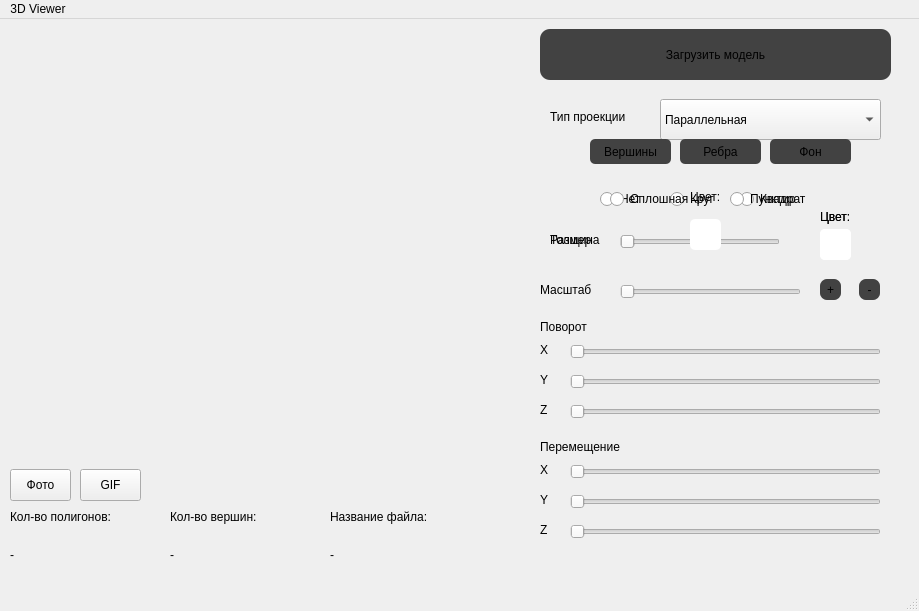
<?xml version="1.0" encoding="UTF-8"?>
<ui version="4.0">
 <class>MainWindow</class>
 <widget class="QMainWindow" name="MainWindow">
  <property name="geometry">
   <rect>
    <x>0</x>
    <y>0</y>
    <width>919</width>
    <height>611</height>
   </rect>
  </property>
  <property name="sizePolicy">
   <sizepolicy hsizetype="Minimum" vsizetype="Minimum">
    <horstretch>0</horstretch>
    <verstretch>0</verstretch>
   </sizepolicy>
  </property>
  <property name="windowTitle">
   <string>3D Viewer</string>
  </property>
  <widget class="QWidget" name="centralwidget">
   <property name="sizePolicy">
    <sizepolicy hsizetype="Fixed" vsizetype="Fixed">
     <horstretch>0</horstretch>
     <verstretch>0</verstretch>
    </sizepolicy>
   </property>
   <widget class="GLWidget" name="openGLWidget" native="true">
    <property name="geometry">
     <rect>
      <x>10</x>
      <y>10</y>
      <width>511</width>
      <height>431</height>
     </rect>
    </property>
    <property name="sizePolicy">
     <sizepolicy hsizetype="Fixed" vsizetype="Fixed">
      <horstretch>0</horstretch>
      <verstretch>0</verstretch>
     </sizepolicy>
    </property>
   </widget>
   <widget class="QPushButton" name="loadModelButton">
    <property name="geometry">
     <rect>
      <x>540</x>
      <y>10</y>
      <width>351</width>
      <height>51</height>
     </rect>
    </property>
    <property name="styleSheet">
     <string notr="true">border-radius: 10px;
background-color: #424242;</string>
    </property>
    <property name="text">
     <string>Загрузить модель</string>
    </property>
   </widget>
   <widget class="QLabel" name="filenameLabel">
    <property name="geometry">
     <rect>
      <x>330</x>
      <y>520</y>
      <width>191</width>
      <height>31</height>
     </rect>
    </property>
    <property name="text">
     <string>-</string>
    </property>
   </widget>
   <widget class="QLabel" name="edgesLabel">
    <property name="geometry">
     <rect>
      <x>10</x>
      <y>520</y>
      <width>151</width>
      <height>31</height>
     </rect>
    </property>
    <property name="text">
     <string>-</string>
    </property>
   </widget>
   <widget class="QLabel" name="verticesLabel">
    <property name="geometry">
     <rect>
      <x>170</x>
      <y>520</y>
      <width>151</width>
      <height>31</height>
     </rect>
    </property>
    <property name="text">
     <string>-</string>
    </property>
   </widget>
   <widget class="QLabel" name="labelTypeP">
    <property name="geometry">
     <rect>
      <x>550</x>
      <y>90</y>
      <width>91</width>
      <height>16</height>
     </rect>
    </property>
    <property name="text">
     <string>Тип проекции</string>
    </property>
   </widget>
   <widget class="QComboBox" name="projection_types">
    <property name="geometry">
     <rect>
      <x>660</x>
      <y>80</y>
      <width>221</width>
      <height>41</height>
     </rect>
    </property>
    <item>
     <property name="text">
      <string>Параллельная</string>
     </property>
    </item>
    <item>
     <property name="text">
      <string>Центральная</string>
     </property>
    </item>
   </widget>
   <widget class="QPushButton" name="verticesButton">
    <property name="geometry">
     <rect>
      <x>590</x>
      <y>120</y>
      <width>81</width>
      <height>25</height>
     </rect>
    </property>
    <property name="styleSheet">
     <string notr="true">background-color: #424242;
border-radius: 5px;</string>
    </property>
    <property name="text">
     <string>Вершины</string>
    </property>
   </widget>
   <widget class="QPushButton" name="edgesButton">
    <property name="geometry">
     <rect>
      <x>680</x>
      <y>120</y>
      <width>81</width>
      <height>25</height>
     </rect>
    </property>
    <property name="styleSheet">
     <string notr="true">background-color: #424242;
border-radius: 5px;</string>
    </property>
    <property name="text">
     <string>Ребра</string>
    </property>
   </widget>
   <widget class="QPushButton" name="backgroundButton">
    <property name="geometry">
     <rect>
      <x>770</x>
      <y>120</y>
      <width>81</width>
      <height>25</height>
     </rect>
    </property>
    <property name="styleSheet">
     <string notr="true">background-color: #424242;
border-radius: 5px;</string>
    </property>
    <property name="text">
     <string>Фон</string>
    </property>
   </widget>
   <widget class="QFrame" name="frameVertices">
    <property name="geometry">
     <rect>
      <x>530</x>
      <y>150</y>
      <width>351</width>
      <height>101</height>
     </rect>
    </property>
    <property name="frameShape">
     <enum>QFrame::NoFrame</enum>
    </property>
    <property name="frameShadow">
     <enum>QFrame::Raised</enum>
    </property>
    <widget class="QLabel" name="label_v">
     <property name="enabled">
      <bool>true</bool>
     </property>
     <property name="geometry">
      <rect>
       <x>20</x>
       <y>60</y>
       <width>58</width>
       <height>21</height>
      </rect>
     </property>
     <property name="text">
      <string>Размер</string>
     </property>
    </widget>
    <widget class="QRadioButton" name="noneVertices">
     <property name="enabled">
      <bool>true</bool>
     </property>
     <property name="geometry">
      <rect>
       <x>70</x>
       <y>20</y>
       <width>51</width>
       <height>20</height>
      </rect>
     </property>
     <property name="text">
      <string>Нет</string>
     </property>
    </widget>
    <widget class="QRadioButton" name="circleVertices">
     <property name="enabled">
      <bool>true</bool>
     </property>
     <property name="geometry">
      <rect>
       <x>140</x>
       <y>20</y>
       <width>51</width>
       <height>20</height>
      </rect>
     </property>
     <property name="text">
      <string>Круг</string>
     </property>
    </widget>
    <widget class="QRadioButton" name="squareVertices">
     <property name="enabled">
      <bool>true</bool>
     </property>
     <property name="geometry">
      <rect>
       <x>210</x>
       <y>20</y>
       <width>81</width>
       <height>20</height>
      </rect>
     </property>
     <property name="text">
      <string>Квадрат</string>
     </property>
    </widget>
    <widget class="QSlider" name="sizeVerticesSlider">
     <property name="enabled">
      <bool>true</bool>
     </property>
     <property name="geometry">
      <rect>
       <x>90</x>
       <y>60</y>
       <width>160</width>
       <height>25</height>
      </rect>
     </property>
     <property name="orientation">
      <enum>Qt::Horizontal</enum>
     </property>
    </widget>
    <widget class="QLabel" name="label_c_1">
     <property name="geometry">
      <rect>
       <x>290</x>
       <y>40</y>
       <width>41</width>
       <height>16</height>
      </rect>
     </property>
     <property name="text">
      <string>Цвет:</string>
     </property>
    </widget>
    <widget class="QPushButton" name="verticesColorButton">
     <property name="geometry">
      <rect>
       <x>290</x>
       <y>60</y>
       <width>31</width>
       <height>31</height>
      </rect>
     </property>
     <property name="styleSheet">
      <string notr="true">background-color: #ffffff;
border-radius: 5px;</string>
     </property>
     <property name="text">
      <string/>
     </property>
    </widget>
   </widget>
   <widget class="QSlider" name="rotateXSlider">
    <property name="enabled">
     <bool>true</bool>
    </property>
    <property name="geometry">
     <rect>
      <x>570</x>
      <y>320</y>
      <width>311</width>
      <height>25</height>
     </rect>
    </property>
    <property name="orientation">
     <enum>Qt::Horizontal</enum>
    </property>
   </widget>
   <widget class="QLabel" name="labelRotate">
    <property name="geometry">
     <rect>
      <x>540</x>
      <y>300</y>
      <width>58</width>
      <height>16</height>
     </rect>
    </property>
    <property name="text">
     <string>Поворот</string>
    </property>
   </widget>
   <widget class="QLabel" name="X_rotate">
    <property name="geometry">
     <rect>
      <x>540</x>
      <y>320</y>
      <width>16</width>
      <height>21</height>
     </rect>
    </property>
    <property name="text">
     <string>X</string>
    </property>
   </widget>
   <widget class="QLabel" name="Y_rotate">
    <property name="geometry">
     <rect>
      <x>540</x>
      <y>350</y>
      <width>16</width>
      <height>21</height>
     </rect>
    </property>
    <property name="text">
     <string>Y</string>
    </property>
   </widget>
   <widget class="QLabel" name="Z_rotate">
    <property name="geometry">
     <rect>
      <x>540</x>
      <y>380</y>
      <width>16</width>
      <height>21</height>
     </rect>
    </property>
    <property name="text">
     <string>Z</string>
    </property>
   </widget>
   <widget class="QSlider" name="rotateYSlider">
    <property name="enabled">
     <bool>true</bool>
    </property>
    <property name="geometry">
     <rect>
      <x>570</x>
      <y>350</y>
      <width>311</width>
      <height>25</height>
     </rect>
    </property>
    <property name="orientation">
     <enum>Qt::Horizontal</enum>
    </property>
   </widget>
   <widget class="QSlider" name="rotateZSlider">
    <property name="enabled">
     <bool>true</bool>
    </property>
    <property name="geometry">
     <rect>
      <x>570</x>
      <y>380</y>
      <width>311</width>
      <height>25</height>
     </rect>
    </property>
    <property name="orientation">
     <enum>Qt::Horizontal</enum>
    </property>
   </widget>
   <widget class="QSlider" name="translateYSlider">
    <property name="enabled">
     <bool>true</bool>
    </property>
    <property name="geometry">
     <rect>
      <x>570</x>
      <y>470</y>
      <width>311</width>
      <height>25</height>
     </rect>
    </property>
    <property name="orientation">
     <enum>Qt::Horizontal</enum>
    </property>
   </widget>
   <widget class="QSlider" name="translateXSlider">
    <property name="enabled">
     <bool>true</bool>
    </property>
    <property name="geometry">
     <rect>
      <x>570</x>
      <y>440</y>
      <width>311</width>
      <height>25</height>
     </rect>
    </property>
    <property name="orientation">
     <enum>Qt::Horizontal</enum>
    </property>
   </widget>
   <widget class="QLabel" name="Z_translate">
    <property name="geometry">
     <rect>
      <x>540</x>
      <y>500</y>
      <width>16</width>
      <height>21</height>
     </rect>
    </property>
    <property name="text">
     <string>Z</string>
    </property>
   </widget>
   <widget class="QLabel" name="X_translate">
    <property name="geometry">
     <rect>
      <x>540</x>
      <y>440</y>
      <width>16</width>
      <height>21</height>
     </rect>
    </property>
    <property name="text">
     <string>X</string>
    </property>
   </widget>
   <widget class="QLabel" name="labelRotate_2">
    <property name="geometry">
     <rect>
      <x>540</x>
      <y>420</y>
      <width>101</width>
      <height>16</height>
     </rect>
    </property>
    <property name="text">
     <string>Перемещение</string>
    </property>
   </widget>
   <widget class="QLabel" name="Y_translate">
    <property name="geometry">
     <rect>
      <x>540</x>
      <y>470</y>
      <width>16</width>
      <height>21</height>
     </rect>
    </property>
    <property name="text">
     <string>Y</string>
    </property>
   </widget>
   <widget class="QSlider" name="translateZSlider">
    <property name="enabled">
     <bool>true</bool>
    </property>
    <property name="geometry">
     <rect>
      <x>570</x>
      <y>500</y>
      <width>311</width>
      <height>25</height>
     </rect>
    </property>
    <property name="orientation">
     <enum>Qt::Horizontal</enum>
    </property>
   </widget>
   <widget class="QLabel" name="label">
    <property name="geometry">
     <rect>
      <x>10</x>
      <y>490</y>
      <width>121</width>
      <height>16</height>
     </rect>
    </property>
    <property name="text">
     <string>Кол-во полигонов:</string>
    </property>
   </widget>
   <widget class="QLabel" name="label_2">
    <property name="geometry">
     <rect>
      <x>170</x>
      <y>490</y>
      <width>121</width>
      <height>16</height>
     </rect>
    </property>
    <property name="text">
     <string>Кол-во вершин:</string>
    </property>
   </widget>
   <widget class="QLabel" name="label_3">
    <property name="geometry">
     <rect>
      <x>330</x>
      <y>490</y>
      <width>121</width>
      <height>16</height>
     </rect>
    </property>
    <property name="text">
     <string>Название файла:</string>
    </property>
   </widget>
   <widget class="QFrame" name="frameEdges">
    <property name="geometry">
     <rect>
      <x>530</x>
      <y>150</y>
      <width>351</width>
      <height>101</height>
     </rect>
    </property>
    <property name="frameShape">
     <enum>QFrame::NoFrame</enum>
    </property>
    <property name="frameShadow">
     <enum>QFrame::Raised</enum>
    </property>
    <widget class="QSlider" name="thikEdgesSlider">
     <property name="enabled">
      <bool>true</bool>
     </property>
     <property name="geometry">
      <rect>
       <x>90</x>
       <y>60</y>
       <width>160</width>
       <height>25</height>
      </rect>
     </property>
     <property name="orientation">
      <enum>Qt::Horizontal</enum>
     </property>
    </widget>
    <widget class="QRadioButton" name="dashedEdges">
     <property name="geometry">
      <rect>
       <x>200</x>
       <y>20</y>
       <width>99</width>
       <height>20</height>
      </rect>
     </property>
     <property name="text">
      <string>Пунктир</string>
     </property>
    </widget>
    <widget class="QLabel" name="label_th">
     <property name="geometry">
      <rect>
       <x>20</x>
       <y>60</y>
       <width>58</width>
       <height>21</height>
      </rect>
     </property>
     <property name="text">
      <string>Толщина</string>
     </property>
    </widget>
    <widget class="QRadioButton" name="solidEdges">
     <property name="geometry">
      <rect>
       <x>80</x>
       <y>20</y>
       <width>99</width>
       <height>20</height>
      </rect>
     </property>
     <property name="text">
      <string>Сплошная</string>
     </property>
    </widget>
    <widget class="QLabel" name="label_c_2">
     <property name="geometry">
      <rect>
       <x>290</x>
       <y>40</y>
       <width>41</width>
       <height>16</height>
      </rect>
     </property>
     <property name="text">
      <string>Цвет:</string>
     </property>
    </widget>
    <widget class="QPushButton" name="edgesColorButton">
     <property name="geometry">
      <rect>
       <x>290</x>
       <y>60</y>
       <width>31</width>
       <height>31</height>
      </rect>
     </property>
     <property name="styleSheet">
      <string notr="true">background-color: #ffffff;
border-radius: 5px;</string>
     </property>
     <property name="text">
      <string/>
     </property>
    </widget>
   </widget>
   <widget class="QFrame" name="frameBackground">
    <property name="geometry">
     <rect>
      <x>530</x>
      <y>150</y>
      <width>351</width>
      <height>101</height>
     </rect>
    </property>
    <property name="frameShape">
     <enum>QFrame::NoFrame</enum>
    </property>
    <property name="frameShadow">
     <enum>QFrame::Raised</enum>
    </property>
    <widget class="QLabel" name="label_c_3">
     <property name="geometry">
      <rect>
       <x>160</x>
       <y>20</y>
       <width>41</width>
       <height>16</height>
      </rect>
     </property>
     <property name="text">
      <string>Цвет:</string>
     </property>
    </widget>
    <widget class="QPushButton" name="backgroundColorButton">
     <property name="geometry">
      <rect>
       <x>160</x>
       <y>50</y>
       <width>31</width>
       <height>31</height>
      </rect>
     </property>
     <property name="styleSheet">
      <string notr="true">background-color: #ffffff;
border-radius: 5px;</string>
     </property>
     <property name="text">
      <string/>
     </property>
    </widget>
   </widget>
   <widget class="QLabel" name="label_v_2">
    <property name="enabled">
     <bool>true</bool>
    </property>
    <property name="geometry">
     <rect>
      <x>540</x>
      <y>260</y>
      <width>61</width>
      <height>21</height>
     </rect>
    </property>
    <property name="text">
     <string>Масштаб</string>
    </property>
   </widget>
   <widget class="QSlider" name="scaleSlider">
    <property name="geometry">
     <rect>
      <x>620</x>
      <y>260</y>
      <width>181</width>
      <height>25</height>
     </rect>
    </property>
    <property name="orientation">
     <enum>Qt::Horizontal</enum>
    </property>
   </widget>
   <widget class="QPushButton" name="scale_increment">
    <property name="geometry">
     <rect>
      <x>820</x>
      <y>260</y>
      <width>21</width>
      <height>21</height>
     </rect>
    </property>
    <property name="styleSheet">
     <string notr="true">border-radius: 7px;
background-color: #424242;</string>
    </property>
    <property name="text">
     <string>+</string>
    </property>
   </widget>
   <widget class="QPushButton" name="scale_decrement">
    <property name="geometry">
     <rect>
      <x>859</x>
      <y>260</y>
      <width>21</width>
      <height>21</height>
     </rect>
    </property>
    <property name="styleSheet">
     <string notr="true">border-radius: 7px;
background-color: #424242;</string>
    </property>
    <property name="text">
     <string>-</string>
    </property>
   </widget>
   <widget class="QPushButton" name="makePhotoButton">
    <property name="geometry">
     <rect>
      <x>10</x>
      <y>450</y>
      <width>61</width>
      <height>32</height>
     </rect>
    </property>
    <property name="text">
     <string>Фото</string>
    </property>
   </widget>
   <widget class="QPushButton" name="makeGifButton">
    <property name="geometry">
     <rect>
      <x>80</x>
      <y>450</y>
      <width>61</width>
      <height>32</height>
     </rect>
    </property>
    <property name="text">
     <string>GIF</string>
    </property>
   </widget>
  </widget>
  <widget class="QMenuBar" name="menubar">
   <property name="geometry">
    <rect>
     <x>0</x>
     <y>0</y>
     <width>919</width>
     <height>24</height>
    </rect>
   </property>
   <property name="sizePolicy">
    <sizepolicy hsizetype="MinimumExpanding" vsizetype="MinimumExpanding">
     <horstretch>0</horstretch>
     <verstretch>0</verstretch>
    </sizepolicy>
   </property>
   <widget class="QMenu" name="menu3D_Viewer">
    <property name="title">
     <string>3D Viewer</string>
    </property>
   </widget>
   <addaction name="menu3D_Viewer"/>
  </widget>
  <widget class="QStatusBar" name="statusbar"/>
 </widget>
 <customwidgets>
  <customwidget>
   <class>GLWidget</class>
   <extends>QWidget</extends>
   <header>glwidget.h</header>
  </customwidget>
 </customwidgets>
 <resources/>
 <connections/>
</ui>
